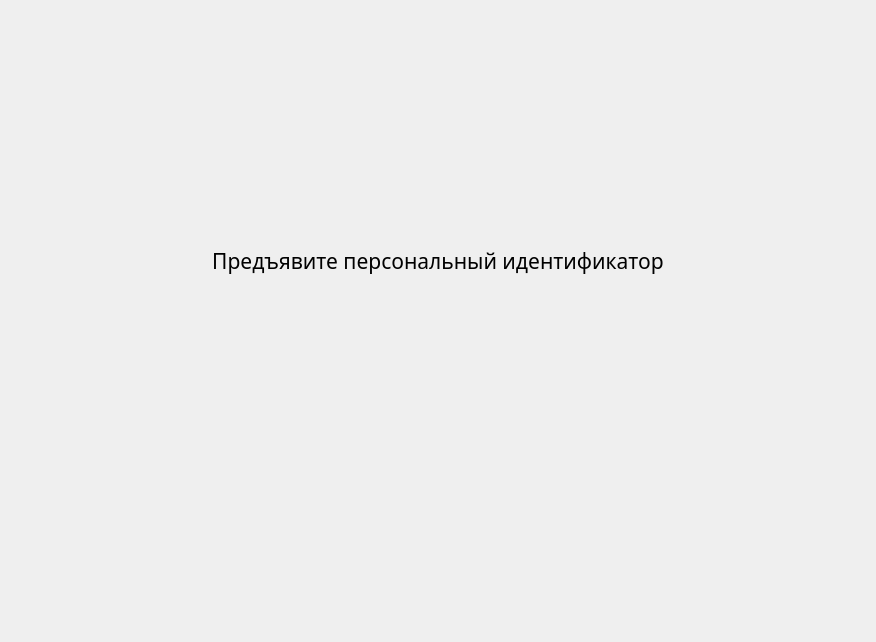
<?xml version="1.0" encoding="UTF-8"?>
<ui version="4.0">
 <class>IdWaitWidget</class>
 <widget class="QWidget" name="IdWaitWidget">
  <property name="geometry">
   <rect>
    <x>0</x>
    <y>0</y>
    <width>876</width>
    <height>642</height>
   </rect>
  </property>
  <property name="windowTitle">
   <string>Form</string>
  </property>
  <layout class="QVBoxLayout" name="verticalLayout_2">
   <item>
    <spacer name="verticalSpacer">
     <property name="orientation">
      <enum>Qt::Vertical</enum>
     </property>
     <property name="sizeHint" stdset="0">
      <size>
       <width>20</width>
       <height>221</height>
      </size>
     </property>
    </spacer>
   </item>
   <item>
    <layout class="QHBoxLayout" name="horizontalLayout">
     <item>
      <spacer name="horizontalSpacer">
       <property name="orientation">
        <enum>Qt::Horizontal</enum>
       </property>
       <property name="sizeHint" stdset="0">
        <size>
         <width>40</width>
         <height>20</height>
        </size>
       </property>
      </spacer>
     </item>
     <item>
      <layout class="QVBoxLayout" name="wait_vertical_layout">
       <item>
        <widget class="QLabel" name="present_personal_id_label">
         <property name="sizePolicy">
          <sizepolicy hsizetype="Preferred" vsizetype="Preferred">
           <horstretch>0</horstretch>
           <verstretch>0</verstretch>
          </sizepolicy>
         </property>
         <property name="font">
          <font>
           <family>Monospace Regular</family>
           <pointsize>16</pointsize>
           <weight>50</weight>
           <italic>false</italic>
           <bold>false</bold>
          </font>
         </property>
         <property name="text">
          <string>Предъявите персональный идентификатор</string>
         </property>
         <property name="alignment">
          <set>Qt::AlignCenter</set>
         </property>
        </widget>
       </item>
       <item>
        <spacer name="verticalSpacer_5">
         <property name="orientation">
          <enum>Qt::Vertical</enum>
         </property>
         <property name="sizeType">
          <enum>QSizePolicy::Fixed</enum>
         </property>
         <property name="sizeHint" stdset="0">
          <size>
           <width>20</width>
           <height>100</height>
          </size>
         </property>
        </spacer>
       </item>
       <item>
        <layout class="QHBoxLayout" name="wait_horizontal_layout">
         <item>
          <widget class="QLabel" name="remaining_time_label_1">
           <property name="text">
            <string/>
           </property>
           <property name="alignment">
            <set>Qt::AlignCenter</set>
           </property>
          </widget>
         </item>
        </layout>
       </item>
      </layout>
     </item>
     <item>
      <spacer name="horizontalSpacer_2">
       <property name="orientation">
        <enum>Qt::Horizontal</enum>
       </property>
       <property name="sizeHint" stdset="0">
        <size>
         <width>40</width>
         <height>20</height>
        </size>
       </property>
      </spacer>
     </item>
    </layout>
   </item>
   <item>
    <spacer name="verticalSpacer_2">
     <property name="orientation">
      <enum>Qt::Vertical</enum>
     </property>
     <property name="sizeHint" stdset="0">
      <size>
       <width>20</width>
       <height>221</height>
      </size>
     </property>
    </spacer>
   </item>
  </layout>
 </widget>
 <resources/>
 <connections/>
</ui>
